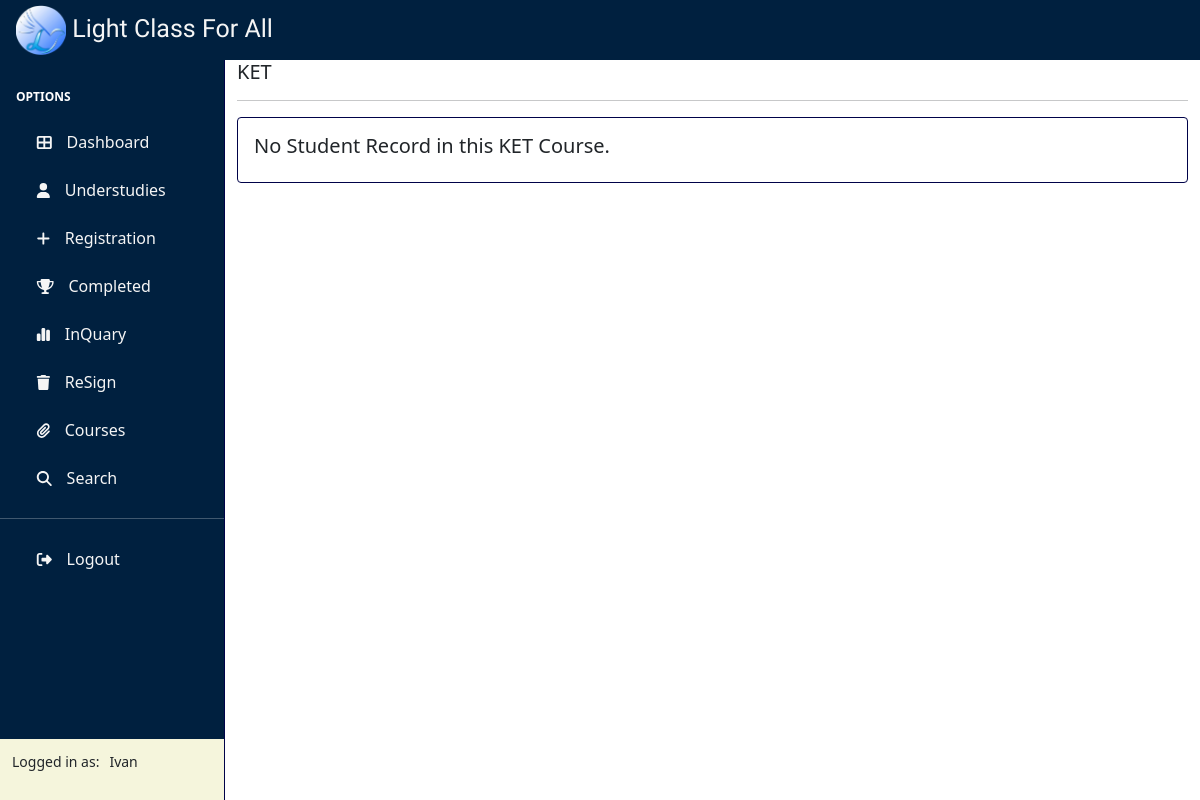
Before: /courseinfo/2/ (signed in) with the older database file.
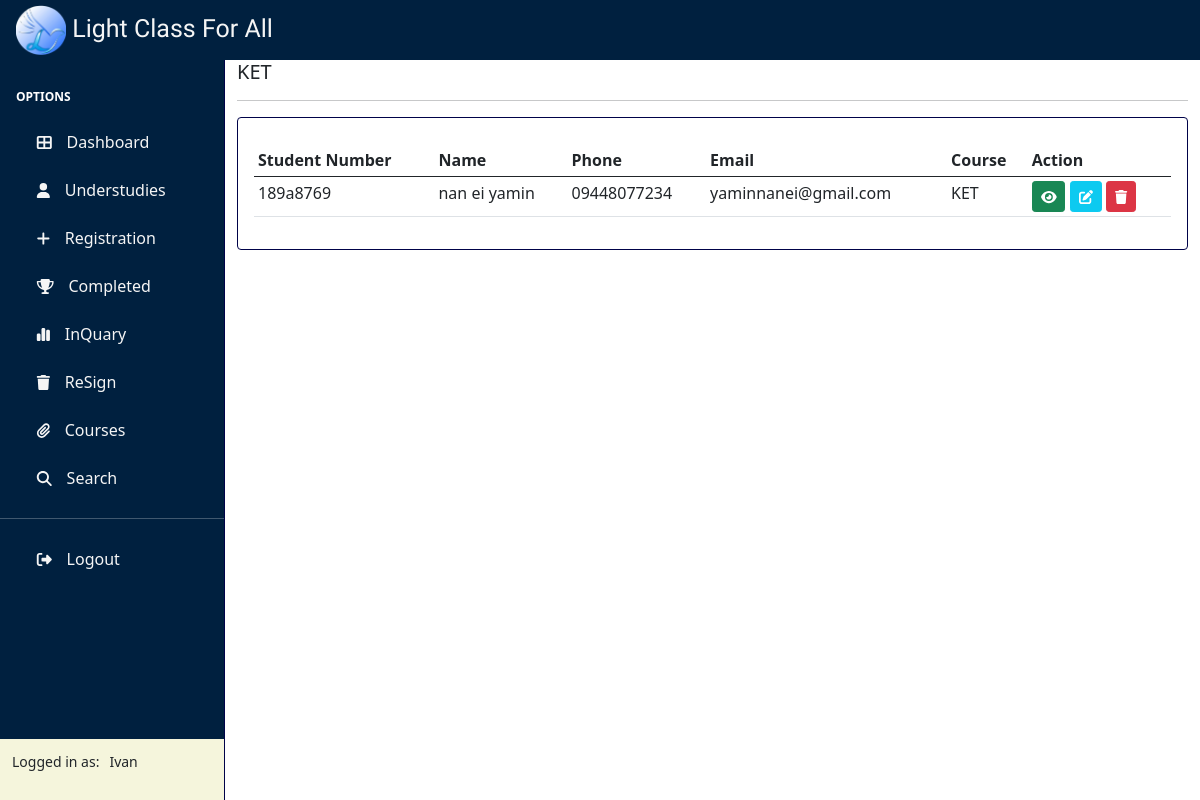
After: the same page with the newer database file.
### Class/models.py (models this page shows, shortened)
class Course(models.Model):
    name = models.CharField(max_length=100,null=True)
    class Meta:
        db_table = 'COURSE'
    def __str__(self) -> str:
        return self.name

class Student(models.Model):
    STATUS = (
        ('understudies','understudies'),
        ('complete','complete'),
        ('resign','resign'),
    )
    roll_id = models.CharField(max_length=10, unique=True)
    status = models.CharField(max_length=100,
                                choices=STATUS,
                                default='understudies')
    student = NameField(max_length=50,null=True)
    guardian = NameField(max_length=50,null=True)
    phone = models.CharField(max_length=50,null=True)
    guardian_ph = models.CharField(max_length=50,null=True)
    email = models.EmailField(null=True)
    address = models.CharField(max_length=50,null=True)
    subjects = models.ManyToManyField(Subject)
    course = models.ForeignKey(Course,null=True,on_delete=models.SET_NULL)
    date_created = models.DateTimeField(auto_now_add=True,null=True)
    class Meta:
        db_table = 'STUDENT'

### Class/views.py (the view)
# urls.py: path('courseinfo/<str:courseid>/',views.courseInfo,name='CourseInfo')
@login_required(login_url='Login')
def courseInfo(request,courseid):
    name = Course.objects.get(id=courseid)
    student = Student.objects.all()
    classStudent = student.filter(course=name)
    context = {
        'courseid':courseid,
        'course':name,
        'student':classStudent
    }
    return render(request,'Class/course_info.html',context)

### templates/class/course_info.html
{% extends 'Class/base.html' %}
{% block content %}
<div class="row">
    <div class="col">
        <h5>{{course}}</h5>
        <hr>
        <div class="card card-body">
            {% if student %}
            <div class="table-responsive">
                <table class="table table-sm display">
                    <thead>
                        <tr>
                            <th>Student Number</th>
                            <th>Name</th>
                            <th>Phone</th>
                            <th>Email</th>
                            <th>Course</th>
                            <th>Action</th>
                        </tr>
                    </thead>
                    {% for student in student %}
                    <tbody>
                        <tr>
                            <td>{{student.roll_id}}</td>
                            <td>{{student.student}}</td>
                            <td>{{student.phone}}</td>
                            <td>{{student.email}}</td>
                            <td>{{student.course}}</td>
                            <td>
                                <a href="{% url 'StudentInfo' student.id %}" class="btn btn-sm btn-success .origin text-white"><i class="fa-solid fa-eye"></i></a>
                                <a href="{% url 'UpdateStudent' student.id %}" class="btn btn-sm btn-info .origin text-white"><i class="fa-solid fa-pen-to-square"></i></a>
                                <a href="{% url 'DeleteStudent' student.id %}" class="btn btn-sm btn-danger .origin text-white"><i class="fa-solid fa-trash sb-nav-link-icon"></i></a>
                            </td>
                        </tr>
                    </tbody>
                    {% endfor %}
                </table>
            </div>
            {% else %}
            <h5>No Student Record in this {{course}} Course.</h5>
            {% endif %}
        </div>
    </div>
</div>
{% endblock content %}

Changed rows visible on the page:
shown differently, row unchanged: Course "KET": name "KET" → (not shown)
added Student: roll_id "189a8769", student "nan ei yamin", phone "09448077234", email "yaminnanei@gmail.com", course "KET"
Other visible differences:
text no longer shown: "No Student Record in this Course."
text now shown: "Student Number Name Phone Email Course Action"
